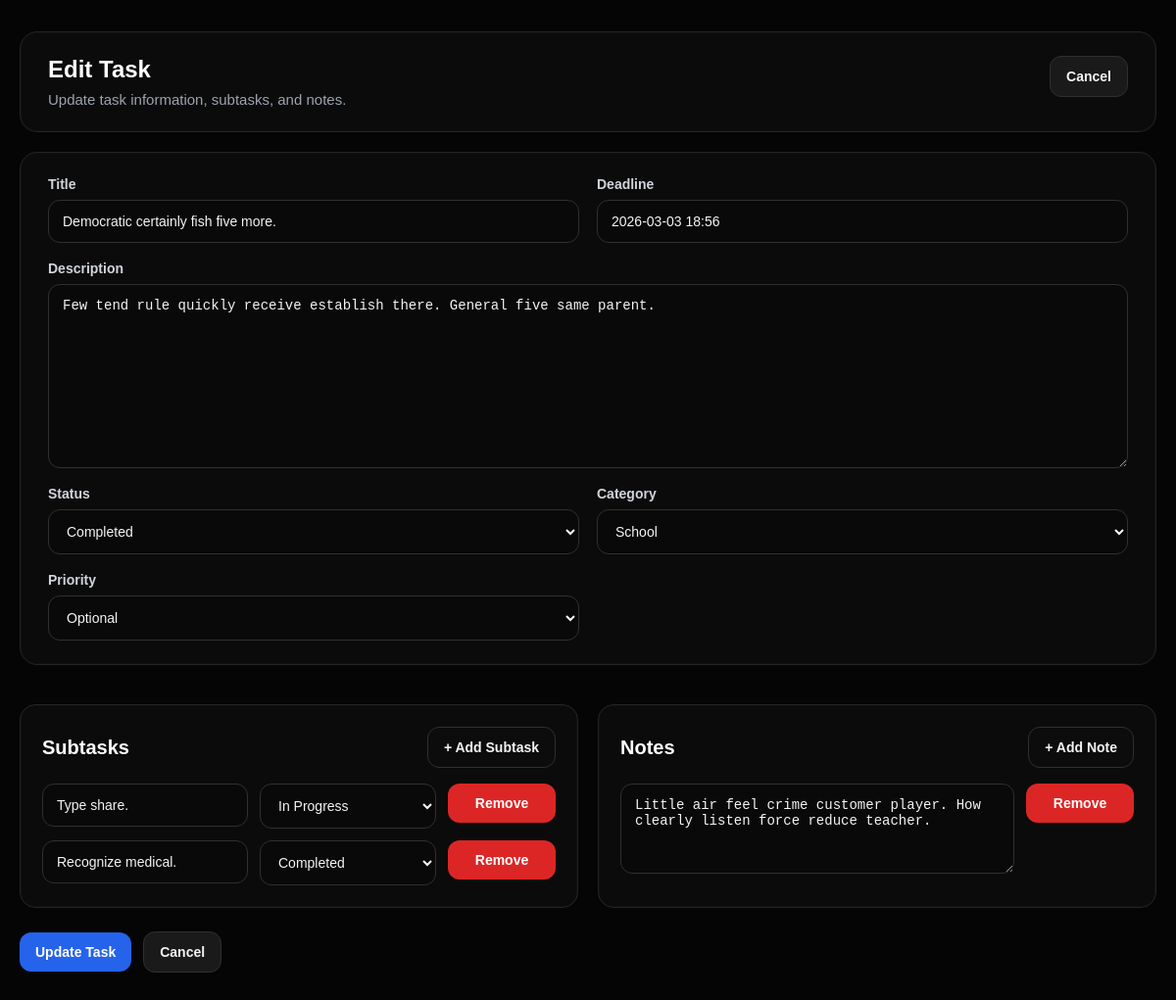
Page /tasks/7/edit/ (signed in) on the committed database.
### Hangarin/models.py (models this page shows, shortened)
class BaseModel(models.Model):
    created_at = models.DateTimeField(auto_now_add=True)
    updated_at = models.DateTimeField(auto_now=True)
    class Meta:
        abstract = True

class Task(BaseModel):
    title = models.CharField(max_length=255)
    description = models.TextField()
    deadline = models.DateTimeField()
    status = models.CharField(
        max_length=50,
        choices=StatusChoices.choices,
        default=StatusChoices.PENDING
    )
    category = models.ForeignKey(Category, on_delete=models.CASCADE, related_name="tasks")
    priority = models.ForeignKey(Priority, on_delete=models.CASCADE, related_name="tasks")

class SubTask(BaseModel):
    parent_task = models.ForeignKey(Task, on_delete=models.CASCADE, related_name="subtasks")
    title = models.CharField(max_length=255)
    status = models.CharField(
        max_length=50,
        choices=StatusChoices.choices,
        default=StatusChoices.PENDING
    )

class Note(BaseModel):
    task = models.ForeignKey(Task, on_delete=models.CASCADE, related_name="notes")
    content = models.TextField()

### Hangarin/views.py (the view)
# urls.py: path("tasks/<int:task_id>/edit/", edit_task, name="edit_task"),
@login_required
def edit_task(request, task_id):
    task = get_object_or_404(Task, id=task_id)
    if request.method == "POST":
        form = TaskForm(request.POST, instance=task)
        subtask_titles = request.POST.getlist("subtask_title[]")
        subtask_statuses = request.POST.getlist("subtask_status[]")
        note_contents = request.POST.getlist("note_content[]")
        if form.is_valid():
            task = form.save()
            task.subtasks.all().delete()
            task.notes.all().delete()
            for title, status in zip(subtask_titles, subtask_statuses):
                cleaned_title = title.strip()
                if cleaned_title:
                    SubTask.objects.create(
                        parent_task=task,
                        title=cleaned_title,
                        status=status
                    )
            for content in note_contents:
                cleaned_content = content.strip()
                if cleaned_content:
                    Note.objects.create(
                        task=task,
                        content=cleaned_content
                    )
            return redirect("task_detail", task_id=task.id)
    else:
        initial_data = {
            "deadline": task.deadline.strftime("%Y-%m-%d %H:%M")
        }
        form = TaskForm(instance=task, initial=initial_data)
    context = {
        "form": form,
        "task": task,
        "subtasks": task.subtasks.all(),
        "notes": task.notes.all(),
        "status_choices": ["Pending", "In Progress", "Completed"],
        "page_title": "Edit Task",
        "submit_label": "Update Task",
    }
    return render(request, "edit_task.html", context)

### Hangarin/forms.py
class TaskForm(forms.ModelForm):
    deadline = forms.DateTimeField(
        widget=forms.DateTimeInput(
            attrs={
                "type": "text",
                "class": "form-input datetime-picker",
                "placeholder": "Select date and time"
            },
            format="%Y-%m-%d %H:%M"
        ),
        input_formats=["%Y-%m-%d %H:%M"]
    )
    class Meta:
        model = Task
        fields = ["title", "description", "deadline", "status", "category", "priority"]
    def __init__(self, *args, **kwargs):
        super().__init__(*args, **kwargs)
        self.fields["title"].widget.attrs.update({
            "class": "form-input",
            "placeholder": "Enter task title"
        })
        self.fields["description"].widget.attrs.update({
            "class": "form-input form-textarea",
            "placeholder": "Enter task description"
        })
        self.fields["status"].widget.attrs.update({
            "class": "form-input"
        })
        self.fields["category"].widget.attrs.update({
            "class": "form-input"
        })
        self.fields["priority"].widget.attrs.update({
            "class": "form-input"
        })

### Hangarin/models.py (called while the page is built)
    def __str__(self):
        return self.name

    def __str__(self):
        return self.name

### Hangarin/templates/edit_task.html (shortened to what this page needs)
{% extends "base.html" %}
{% block content %}
<div class="form-page">
    <div class="form-shell">
        <div class="form-header-card">
            <div>
                <h1 class="form-page-title">{{ page_title }}</h1>
                <p class="form-page-subtitle">Update task information, subtasks, and notes.</p>
            </div>
            <a href="{% url 'task_detail' task.id %}" class="cancel-btn">Cancel</a>
        </div>
        <form method="POST" class="modern-form">
            <div class="form-section-card">
                <div class="form-grid-modern">
                    <div class="field-group">
                        <label for="{{ form.title.id_for_label }}">Title</label>
                        {{ form.title }}
                    </div>
                    <div class="field-group">
                        <label for="{{ form.deadline.id_for_label }}">Deadline</label>
                        {{ form.deadline }}
                    </div>
                    <div class="field-group field-full">
                        <label for="{{ form.description.id_for_label }}">Description</label>
                        {{ form.description }}
                    </div>
                    <div class="field-group">
                        <label for="{{ form.status.id_for_label }}">Status</label>
                        {{ form.status }}
                    </div>
                    <div class="field-group">
                        <label for="{{ form.category.id_for_label }}">Category</label>
                        {{ form.category }}
                    </div>
                    <div class="field-group">
                        <label for="{{ form.priority.id_for_label }}">Priority</label>
                        {{ form.priority }}
                    </div>
                </div>
            </div>
            <div class="detail-grid">
                <div class="detail-card nested-card">
                    <div class="section-header">
                        <h2>Subtasks</h2>
                        <button type="button" class="ghost-btn" onclick="addSubtask()">+ Add Subtask</button>
                    </div>
                    <div id="subtasks-container" class="dynamic-stack">
                        {% for subtask in subtasks %}
                            <div class="dynamic-row modern-dynamic-row">
                                <input type="text" name="subtask_title[]" class="form-input" value="{{ subtask.title }}" placeholder="Subtask title">
                                <select name="subtask_status[]" class="form-input">
                                    {% for status in status_choices %}
                                        <option value="{{ status }}" {% if subtask.status == status %}selected{% endif %}>{{ status }}</option>
                                    {% endfor %}
                                </select>
                                <button type="button" class="danger-btn" onclick="removeRow(this)">Remove</button>
                            </div>
                        {% endfor %}
                    </div>
                </div>
                <div class="detail-card nested-card">
                    <div class="section-header">
                        <h2>Notes</h2>
                        <button type="button" class="ghost-btn" onclick="addNote()">+ Add Note</button>
                    </div>
                    <div id="notes-container" class="dynamic-stack">
                        {% for note in notes %}
                            <div class="dynamic-row modern-note-row">
                                <textarea name="note_content[]" class="form-input form-textarea small-textarea" placeholder="Write a note">{{ note.content }}</textarea>
                                <button type="button" class="danger-btn" onclick="removeRow(this)">Remove</button>
                            </div>
                        {% empty %}
                            <div class="dynamic-row modern-note-row">
                                <textarea name="note_content[]" class="form-input form-textarea small-textarea" placeholder="Write a note"></textarea>
                                <button type="button" class="danger-btn" onclick="removeRow(this)">Remove</button>
                            </div>
                        {% endfor %}
                    </div>
                </div>
            </div>
            <div class="form-actions modern-actions">
                <button type="submit" class="primary-btn">{{ submit_label }}</button>
                <a href="{% url 'task_detail' task.id %}" class="cancel-btn">Cancel</a>
            </div>
        </form>
    </div>
</div>
{% endblock %}

### Hangarin/static/css/stylesheet.css (style rules this page uses)
* { box-sizing: border-box; }
html, body { margin: 0; padding: 0; min-height: 100%; }
body { font-family: Arial, sans-serif; background: #050505; color: #f3f4f6; }
.ghost-btn, .primary-btn { border: none; padding: 12px 16px; border-radius: 12px; font-size: 14px; text-decoration: none; cursor: pointer; font-weight: 600; transition: all 0.2s ease; }
.ghost-btn { background: #0c0c0c; border: 1px solid #303030; color: #f3f4f6; }
.primary-btn { background: #2563eb; color: #ffffff; display: inline-flex; align-items: center; justify-content: center; }
.cancel-btn { display: inline-block; padding: 12px 16px; border-radius: 12px; background: #1a1a1a; color: #f3f4f6; text-decoration: none; font-size: 14px; font-weight: 600; border: 1px solid #303030; }
.danger-btn { border: none; padding: 12px 12px; border-radius: 12px; background: #dc2626; color: white; cursor: pointer; font-size: 14px; font-weight: 600; }
.detail-grid { display: grid; grid-template-columns: 1fr 1fr; gap: 20px; margin-top: 20px; }
.detail-card { background: #0b0b0b; border: 1px solid #242424; border-radius: 16px; padding: 22px; box-shadow: inset 0 0 0 1px rgba(255, 255, 255, 0.02); }
.form-page { background: #050505; min-height: 100vh; padding: 32px 20px 40px; }
.form-shell { max-width: 1180px; margin: 0 auto; }
.form-header-card { background: #0b0b0b; border: 1px solid #242424; border-radius: 18px; padding: 24px 28px; display: flex; justify-content: space-between; align-items: flex-start; gap: 16px; margin-bottom: 20px; box-shadow: inset 0 0 0 1px rgba(255, 255, 255, 0.02); }
.form-page-title { margin: 0; font-size: 24px; color: #ffffff; }
.form-page-subtitle { margin: 8px 0 0; color: #9ca3af; font-size: 15px; }
.modern-form { display: flex; flex-direction: column; gap: 20px; }
.form-section-card { background: #0b0b0b; border: 1px solid #242424; border-radius: 18px; padding: 24px 28px; box-shadow: inset 0 0 0 1px rgba(255, 255, 255, 0.02); }
.form-grid-modern { display: grid; grid-template-columns: repeat(2, minmax(0, 1fr)); gap: 18px; }
.field-group { display: flex; flex-direction: column; gap: 8px; }
.field-group label { font-size: 14px; font-weight: 700; color: #d1d5db; }
.field-full { grid-column: 1 / -1; }
.form-input { width: 100%; padding: 13px 14px; border: 1px solid #303030; border-radius: 12px; background: #090909; font-size: 14px; color: #f3f4f6; outline: none; transition: border-color 0.2s ease, box-shadow 0.2s ease; }
.form-textarea { min-height: 140px; resize: vertical; }
.small-textarea { min-height: 92px; }
.nested-card { padding: 22px; }
.section-header { display: flex; justify-content: space-between; align-items: center; gap: 12px; margin-bottom: 16px; }
.section-header h2 { margin: 0; font-size: 20px; color: #ffffff; }
.dynamic-stack { display: flex; flex-direction: column; gap: 12px; }
.modern-dynamic-row { display: grid; grid-template-columns: 1fr 180px 110px; gap: 12px; align-items: start; }
.modern-note-row { display: grid; grid-template-columns: 1fr 110px; gap: 12px; align-items: start; }
.form-actions { display: flex; gap: 12px; margin-top: 24px; align-items: center; flex-wrap: wrap; }
.modern-actions { margin-top: 4px; }

### rows in the picture
Task: title "Democratic certainly fish five more.", deadline "2026-03-03 18:56", description "Few tend rule quickly receive establish there. General five same parent.", status "Completed", category "School", priority "Optional"
SubTask: title "Type share.", status "In Progress"
SubTask: title "Recognize medical.", status "Completed"
Note: content "Little air feel crime customer player. How clearly listen force reduce teacher."

### other values in the picture
{{ page_title }} "Edit Task"
{{ submit_label }} "Update Task"
